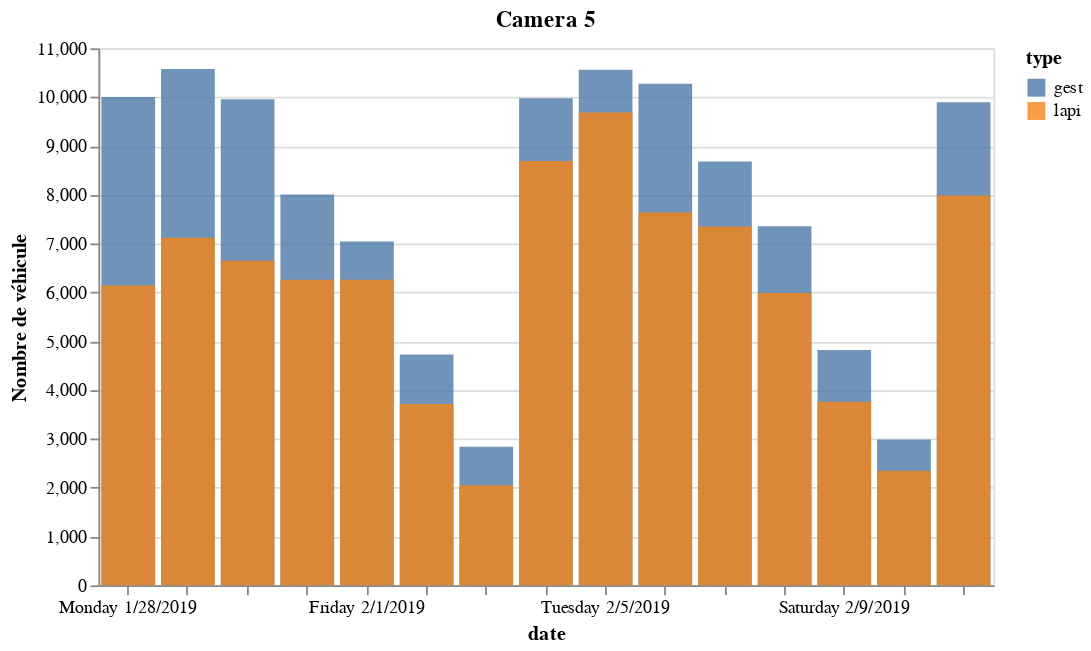

The notebook cell saved with this chart:
### Markdown cell above
## 1.5 Comparaison lapi - gestionnaire
> Utile pour comparer avec les données gestionnaire, voir avec Gille si donnes de gestionnaires mises en forme

### Code cell
#comparaison des données sur une camera
g.comp_lapi_gest(df_passages_immat_ok,t.donnees_gest,5)

### Figure 1 — Vega-Lite specification as saved in the notebook (floating-point values rounded to 4 significant figures)
{"$schema": "https://vega.github.io/schema/vega-lite/v2.6.0.json", "config": {"view": {"height": 300, "width": 400}}, "data": {"name": "data-fcf295aa7479b06d97265b6002cdd72c"}, "datasets": {"data-fcf295aa7479b06d97265b6002cdd72c": [{"camera_id": 5, "created": "2019-01-28T00:00:00", "nb_veh": 6144, "type": "lapi"}, {"camera_id": 5, "created": "2019-01-29T00:00:00", "nb_veh": 7118, "type": "lapi"}, {"camera_id": 5, "created": "2019-01-30T00:00:00", "nb_veh": 6647, "type": "lapi"}, {"camera_id": 5, "created": "2019-01-31T00:00:00", "nb_veh": 6261, "type": "lapi"}, {"camera_id": 5, "created": "2019-02-01T00:00:00", "nb_veh": 6259, "type": "lapi"}, {"camera_id": 5, "created": "2019-02-02T00:00:00", "nb_veh": 3713, "type": "lapi"}, {"camera_id": 5, "created": "2019-02-03T00:00:00", "nb_veh": 2052, "type": "lapi"}, {"camera_id": 5, "created": "2019-02-04T00:00:00", "nb_veh": 8691, "type": "lapi"}, {"camera_id": 5, "created": "2019-02-05T00:00:00", "nb_veh": 9686, "type": "lapi"}, {"camera_id": 5, "created": "2019-02-06T00:00:00", "nb_veh": 7637, "type": "lapi"}, {"camera_id": 5, "created": "2019-02-07T00:00:00", "nb_veh": 7350, "type": "lapi"}, {"camera_id": 5, "created": "2019-02-08T00:00:00", "nb_veh": 5987, "type": "lapi"}, {"camera_id": 5, "created": "2019-02-09T00:00:00", "nb_veh": 3762, "type": "lapi"}, {"camera_id": 5, "created": "2019-02-10T00:00:00", "nb_veh": 2346, "type": "lapi"}, {"camera_id": 5, "created": "2019-02-11T00:00:00", "nb_veh": 7985, "type": "lapi"}, {"camera_id": 5, "created": "2019-01-28T00:00:00", "nb_veh": 10002, "type": "gest"}, {"camera_id": 5, "created": "2019-01-29T00:00:00", "nb_veh": 10577, "type": "gest"}, {"camera_id": 5, "created": "2019-01-30T00:00:00", "nb_veh": 9956, "type": "gest"}, {"camera_id": 5, "created": "2019-01-31T00:00:00", "nb_veh": 8006, "type": "gest"}, {"camera_id": 5, "created": "2019-02-01T00:00:00", "nb_veh": 7043, "type": "gest"}, {"camera_id": 5, "created": "2019-02-02T00:00:00", "nb_veh": 4726, "type": "gest"}, {"camera_id": 5, "created": "2019-02-03T00:00:00", "nb_veh": 2841, "type": "gest"}, {"camera_id": 5, "created": "2019-02-04T00:00:00", "nb_veh": 9977, "type": "gest"}, {"camera_id": 5, "created": "2019-02-05T00:00:00", "nb_veh": 10563, "type": "gest"}, {"camera_id": 5, "created": "2019-02-06T00:00:00", "nb_veh": 10275, "type": "gest"}, {"camera_id": 5, "created": "2019-02-07T00:00:00", "nb_veh": 8680, "type": "gest"}, {"camera_id": 5, "created": "2019-02-08T00:00:00", "nb_veh": 7356, "type": "gest"}, {"camera_id": 5, "created": "2019-02-09T00:00:00", "nb_veh": 4823, "type": "gest"}, {"camera_id": 5, "created": "2019-02-10T00:00:00", "nb_veh": 2987, "type": "gest"}, {"camera_id": 5, "created": "2019-02-11T00:00:00", "nb_veh": 9898, "type": "gest"}]}, "encoding": {"color": {"field": "type", "type": "nominal"}, "order": {"field": "type", "sort": "ascending", "type": "nominal"}, "x": {"axis": {"format": "%A %x", "title": "date"}, "field": "created", "timeUnit": "yearmonthdate", "type": "ordinal"}, "y": {"axis": {"title": "Nombre de véhicule"}, "field": "nb_veh", "stack": null, "type": "quantitative"}}, "mark": {"opacity": 0.8, "type": "bar"}, "title": "Camera 5", "width": 500}
